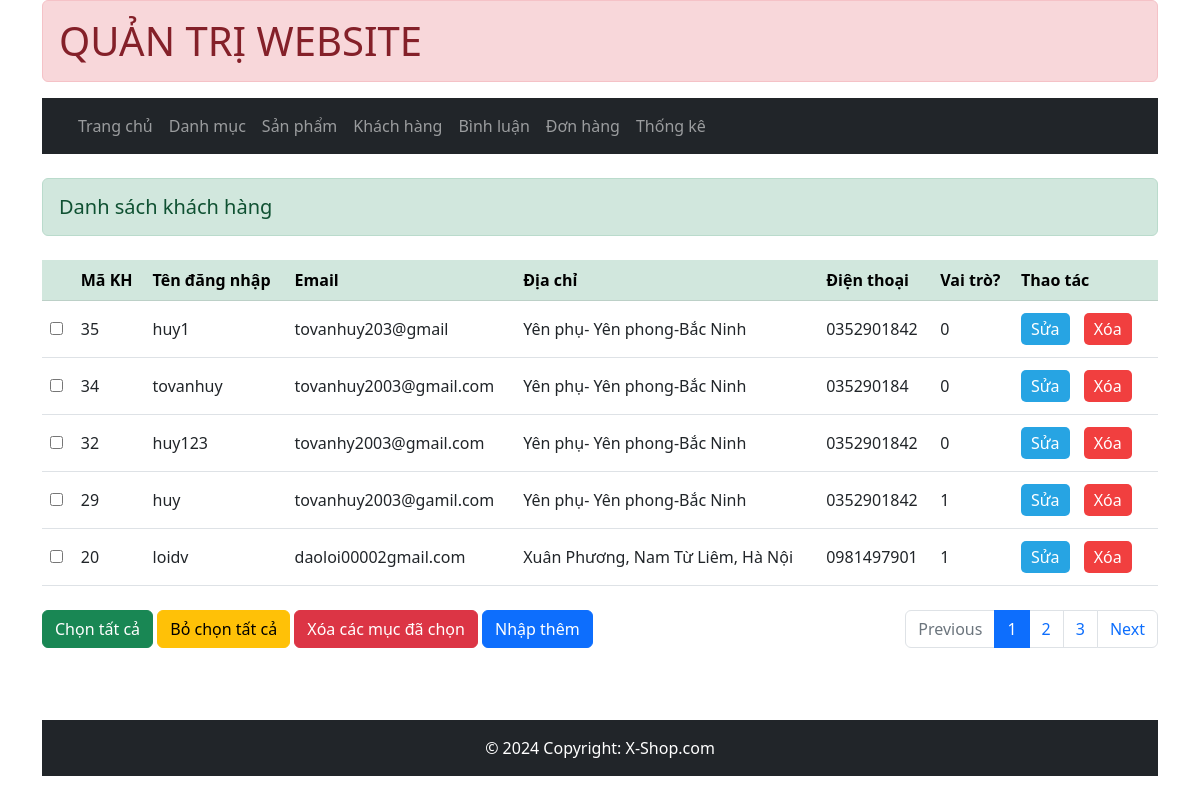
The app's page /admin/index.php?act=dskh with its own data.
### tables this page shows
CREATE TABLE `tai_khoan` (
  `id` int(11) NOT NULL,
  `user` varchar(50) NOT NULL,
  `password` varchar(50) NOT NULL,
  `email` varchar(255) NOT NULL,
  `diachi` varchar(255) DEFAULT NULL,
  `sdt` varchar(20) DEFAULT NULL,
  `vaitro` tinyint(4) NOT NULL DEFAULT '0',
  `anhuser` varchar(255) NOT NULL
);

### model/pdo.php (called while the page is built, shortened)
<?php
function pdo_get_connection(){
    $dburl = "mysql:host=127.0.0.1;dbname=x-shop;charset=utf8";
    $username = 'root';
    $password = '12345678';
    $conn = new PDO($dburl, $username, $password);
    $conn->setAttribute(PDO::ATTR_ERRMODE, PDO::ERRMODE_EXCEPTION);
    return $conn;
}
function pdo_query($sql){
    $sql_args = array_slice(func_get_args(), 1);
    try{
        $conn = pdo_get_connection();
        $stmt = $conn->prepare($sql);
        $stmt->execute($sql_args);
        $rows = $stmt->fetchAll();
        return $rows;
    }
    catch(PDOException $e){
        throw $e;
    }
    finally{
        unset($conn);
    }
}

### model/taikhoan.php (called while the page is built, shortened)
<?php
function loadall_tk() {
    $sql = "SELECT * FROM tai_khoan order by id desc";
    $listtk = pdo_query($sql);
    return $listtk;
}

### admin/taikhoan/list.php (the view)
<article >
<h5 class="alert alert-success mt-4">Danh sách khách hàng</h5>
        <table class="table mt-4 mb-4">
            <thead class="table-success">
              <tr>
                <th></th>
                <th>Mã KH</th>
                <th>Tên đăng nhập</th>
                <th>Email</th>
                <th>Địa chỉ</th>
                <th>Điện thoại</th>
                <th>Vai trò?</th>
                <th>Thao tác</th>
              </tr>
            </thead>
            <tbody>
              <?php
              foreach($listtk as $tk) {
                extract($tk);
                $suatk = "index.php?act=suatk&id=".$id;
                $xoatk = "index.php?act=xoatk&id=".$id;
            echo ' <tr>
            <td class="pb-3 pt-3"><input type="checkbox" name="" id=""></td>
            <td class="pb-3 pt-3">'.$id.'</td>
            <td class="pb-3 pt-3">'.$user.'</td>
            <td class="pb-3 pt-3">'.$email.'</td>
            <td class="pb-3 pt-3">'.$diachi.'</td>
            <td class="pb-3 pt-3">'.$sdt.'</td>
            <td class="pb-3 pt-3">'.$vaitro.'</td>
            <td class="td-opt pb-3 pt-3">
                <a href="'.$suatk.'" class="btn-edit">Sửa</a>
                <a href="'.$xoatk.'" class="btn-delete">Xóa</a>
            </td>
          </tr>';
              }
              ?>
            </tbody>
          </table>
          <div class="wrap-btn" style="display: flex; justify-content: space-between">
          <div class="form-group pb-4">
            <button class="btn btn-success" name="">Chọn tất cả</button>
            <button class="btn btn-warning" name="btn_clear">Bỏ chọn tất cả</button>
            <button class="btn btn-danger" name="btn_delete">Xóa các mục đã chọn</button>
            <a href="../index.php?act=dangky" name="btn_add" class="btn btn-primary">Nhập thêm</a>
          </div>
          <nav aria-label="...">
            <ul class="pagination">
              <li class="page-item disabled">
                <span class="page-link">Previous</span>
              </li>
              <li class="page-item active"><a class="page-link" href="#">1</a></li>
              <li class="page-item " aria-current="page">
                <span class="page-link">2</span>
              </li>
              <li class="page-item"><a class="page-link" href="#">3</a></li>
              <li class="page-item">
                <a class="page-link" href="#">Next</a>
              </li>
            </ul>
          </nav>
        </div>
      </article>

### view/css/style.css (style rules this page uses)
.td-opt > a { text-decoration: none; transition: all 0.4s ease; color: #ffff; }
.btn-edit { padding: 5px 10px; background-color: #27a4e3; margin-right: 10px; border-radius: 5px; }
.btn-delete { text-decoration: none; color: white; padding: 5px 10px; background-color: #f13f3f; margin-right: 10px; border-radius: 5px; transition: all .4s ; }

### records on screen
tai_khoan: id "35", user "huy1", email "tovanhuy203@gmail", diachi "Yên phụ- Yên phong-Bắc Ninh", sdt "0352901842", vaitro "0"
tai_khoan: id "34", user "tovanhuy", email "tovanhuy2003@gmail.com", diachi "Yên phụ- Yên phong-Bắc Ninh", sdt "035290184", vaitro "0"
tai_khoan: id "32", user "huy123", email "tovanhy2003@gmail.com", diachi "Yên phụ- Yên phong-Bắc Ninh", sdt "0352901842", vaitro "0"
tai_khoan: id "29", user "huy", email "tovanhuy2003@gamil.com", diachi "Yên phụ- Yên phong-Bắc Ninh", sdt "0352901842", vaitro "1"
tai_khoan: id "20", user "loidv", email "daoloi00002gmail.com", diachi "Xuân Phương, Nam Từ Liêm, Hà Nội", sdt "0981497901", vaitro "1"
